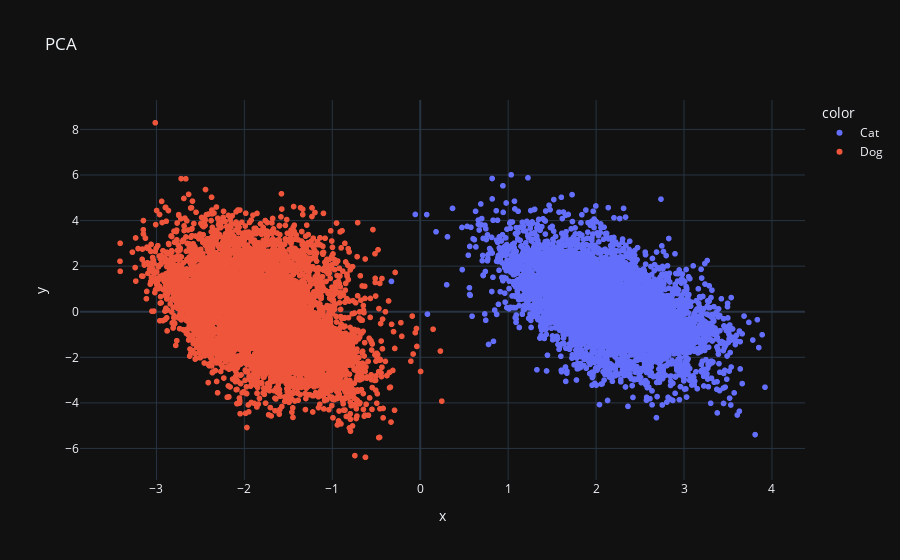

Here is the notebook cell this chart was saved with:
### Code cell
# plot the data using PCA
pca = PCA(n_components=2)
pca.fit(scale(ohe))
pca_points = pca.transform(scale(ohe))
fig = px.scatter(x=pca_points[:,0], y=pca_points[:,1], color=df["Type"], title="PCA")
fig.show()

### Figure 1 — Plotly figure (JSON) as saved in the notebook; plotly's stock layout.template omitted (floating-point values rounded to 4 significant figures; data arrays with more than 128 entries replaced by an {"elided": "..."} marker saying what was removed)
{"data": [{"hovertemplate": "color=Cat<br>x=%{x}<br>y=%{y}<extra></extra>", "legendgroup": "Cat", "marker": {"color": "#636efa", "symbol": "circle"}, "mode": "markers", "name": "Cat", "showlegend": true, "x": {"elided": "6861 float values"}, "xaxis": "x", "y": {"elided": "6861 float values"}, "yaxis": "y", "type": "scattergl"}, {"hovertemplate": "color=Dog<br>x=%{x}<br>y=%{y}<extra></extra>", "legendgroup": "Dog", "marker": {"color": "#EF553B", "symbol": "circle"}, "mode": "markers", "name": "Dog", "showlegend": true, "x": {"elided": "8132 float values"}, "xaxis": "x", "y": {"elided": "8132 float values"}, "yaxis": "y", "type": "scattergl"}], "layout": {"xaxis": {"anchor": "y", "domain": [0.0, 1.0], "title": {"text": "x"}}, "yaxis": {"anchor": "x", "domain": [0.0, 1.0], "title": {"text": "y"}}, "legend": {"title": {"text": "color"}, "tracegroupgap": 0}, "title": {"text": "PCA"}}}
